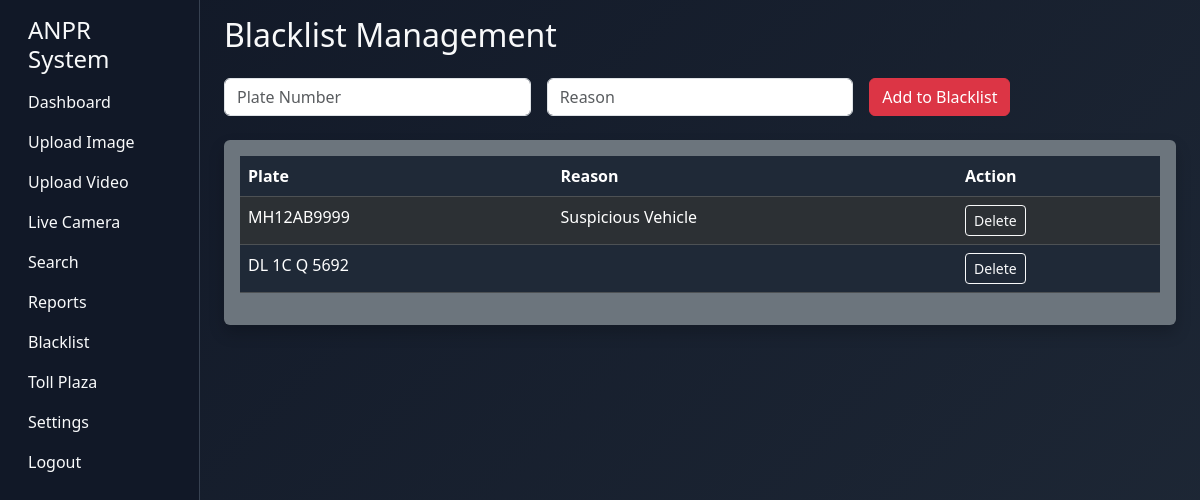
The app's page /blacklist (signed in) with its own data.
### tables this page shows
CREATE TABLE blacklist (
                    id INTEGER PRIMARY KEY AUTOINCREMENT,
                    plate_number TEXT UNIQUE NOT NULL,
                    reason TEXT,
                    created_at TEXT DEFAULT CURRENT_TIMESTAMP
                );

### app.py (the view, shortened to what this page needs)
@app.route("/blacklist", methods=["GET", "POST"])
def blacklist() -> Any:
    entries = database_manager.get_blacklist_entries()
    return render_template("blacklist.html", entries=entries)

### app.py (called while the page is built)
@app.before_request
def require_login() -> None:
    public_routes = {"/login", "/logout", "/static/<path:filename>", "/api/health", "/api/spec"}
    if request.endpoint in {"static"}:
        return
    if request.path.startswith("/static/"):
        return
    if request.path in public_routes:
        return
    if "user_id" not in session:
        if request.path != "/login":
            return redirect(url_for("login"))

### modules/database_manager.py (called while the page is built)
    def _connect(self) -> sqlite3.Connection:
        conn = sqlite3.connect(self.db_path)
        conn.row_factory = sqlite3.Row
        return conn

    def get_blacklist_entries(self) -> list[dict[str, Any]]:
        with self._connect() as conn:
            rows = conn.execute("SELECT * FROM blacklist ORDER BY id DESC").fetchall()
        return [dict(row) for row in rows]

### templates/blacklist.html
{% extends 'base.html' %}
{% block content %}
<h2 class="mb-4">Blacklist Management</h2>
<form class="row g-3 mb-4" method="post">
  <div class="col-md-4"><input class="form-control" name="plate_number" placeholder="Plate Number"></div>
  <div class="col-md-4"><input class="form-control" name="reason" placeholder="Reason"></div>
  <div class="col-md-4"><button class="btn btn-danger" type="submit">Add to Blacklist</button></div>
</form>
<div class="card bg-secondary">
  <div class="card-body">
    <table class="table table-dark table-striped">
      <thead><tr><th>Plate</th><th>Reason</th><th>Action</th></tr></thead>
      <tbody>
        {% for entry in entries %}
        <tr><td>{{ entry.plate_number }}</td><td>{{ entry.reason }}</td><td><a class="btn btn-sm btn-outline-light" href="{{ url_for('delete_blacklist', blacklist_id=entry.id) }}">Delete</a></td></tr>
        {% endfor %}
      </tbody>
    </table>
  </div>
</div>
{% endblock %}

### static/css/style.css (style rules this page uses)
body { min-height: 100vh; background: linear-gradient(135deg, #111827, #1f2937); color: #f9fafb; }
.card { border: none; box-shadow: 0 0.5rem 1rem rgba(0, 0, 0, 0.2); }
.table-dark { --bs-table-bg: #1f2937; }

### records on screen
blacklist: plate_number "MH12AB9999", reason "Suspicious Vehicle"
blacklist: plate_number "DL 1C Q 5692"
